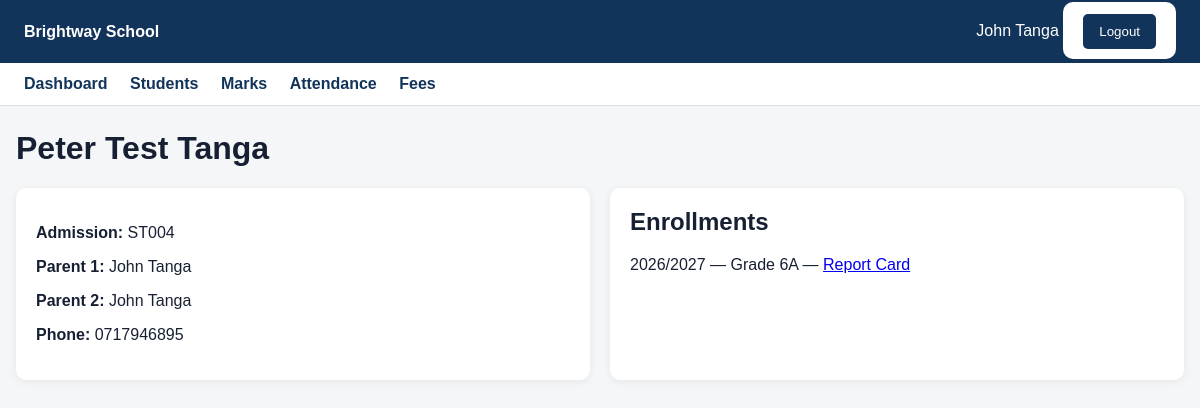
/students/3/ (signed in), run on the app's committed database.
### school/models.py (models this page shows, shortened)
class School(models.Model):
    name = models.CharField(max_length=200)
    address = models.TextField(blank=True)
    phone = models.CharField(max_length=50, blank=True)
    email = models.EmailField(blank=True)
    logo_url = models.URLField(blank=True)
    active = models.BooleanField(default=True)
    created_at = models.DateTimeField(auto_now_add=True)
    class Meta:
        ordering = ["name"]

class Student(models.Model):
    school = models.ForeignKey(School, on_delete=models.CASCADE, related_name="students")
    admission_number = models.CharField(max_length=50)
    first_name = models.CharField(max_length=100)
    middle_name = models.CharField(max_length=100, blank=True)
    last_name = models.CharField(max_length=100)
    date_of_birth = models.DateField(null=True, blank=True)
    GENDER = [("M", "Male"), ("F", "Female"), ("O", "Other")]
    gender = models.CharField(max_length=1, choices=GENDER, blank=True)
    parent_one = models.ForeignKey(ParentProfile, null=True, blank=True, on_delete=models.SET_NULL, related_name="children_as_parent_one")
    parent_two = models.ForeignKey(ParentProfile, null=True, blank=True, on_delete=models.SET_NULL, related_name="children_as_parent_two")
    phone = models.CharField(max_length=50, blank=True)
    address = models.TextField(blank=True)
    active = models.BooleanField(default=True)
    class Meta:
        ordering = ["first_name", "last_name"]
        constraints = [
            models.UniqueConstraint(fields=["school", "admission_number"], name="unique_school_admission")
        ]
    @property
    def full_name(self):
        return " ".join(x for x in [self.first_name, self.middle_name, self.last_name] if x).strip()

class ParentProfile(models.Model):
    user = models.OneToOneField(User, on_delete=models.CASCADE, related_name="parent_profile")
    school = models.ForeignKey(School, on_delete=models.CASCADE, related_name="parents")
    phone = models.CharField(max_length=50, blank=True)
    address = models.TextField(blank=True)
    active = models.BooleanField(default=True)
    def __str__(self):
        return self.user.get_full_name() or self.user.username

class Enrollment(models.Model):
    student = models.ForeignKey(Student, on_delete=models.CASCADE, related_name="enrollments")
    academic_year = models.ForeignKey(AcademicYear, on_delete=models.CASCADE, related_name="enrollments")
    school_class = models.ForeignKey(SchoolClass, on_delete=models.CASCADE, related_name="enrollments")
    admission_date = models.DateField()
    promoted = models.BooleanField(default=False)
    active = models.BooleanField(default=True)
    class Meta:
        constraints = [
            models.UniqueConstraint(fields=["student", "academic_year"], name="unique_student_year")
        ]

class AcademicYear(models.Model):
    school = models.ForeignKey(School, on_delete=models.CASCADE, related_name="academic_years")
    name = models.CharField(max_length=50)
    start_date = models.DateField()
    end_date = models.DateField()
    is_current = models.BooleanField(default=False)
    class Meta:
        ordering = ["-start_date"]
        constraints = [
            models.UniqueConstraint(fields=["school", "name"], name="unique_school_year")
        ]

class SchoolClass(models.Model):
    school = models.ForeignKey(School, on_delete=models.CASCADE, related_name="classes")
    name = models.CharField(max_length=100)
    level = models.PositiveIntegerField(default=0)
    active = models.BooleanField(default=True)
    class Meta:
        ordering = ["level", "name"]
        constraints = [
            models.UniqueConstraint(fields=["school", "name"], name="unique_school_class")
        ]

### school/views.py (the view)
# urls.py: path("students/<int:pk>/", views.student_detail, name="student_detail"),
@login_required
def student_detail(request, pk):
    school = user_school(request.user)
    student = get_object_or_404(Student, pk=pk, school=school)
    if hasattr(request.user, "parent_profile"):
        p = request.user.parent_profile
        if student.parent_one_id != p.id and student.parent_two_id != p.id:
            return redirect("students")
    enrollments = student.enrollments.select_related("academic_year","school_class").order_by("-academic_year__start_date")
    return render(request, "school/student_detail.html", {"school": school, "student": student, "enrollments": enrollments})

### school/views.py (called while the page is built)
def user_school(user):
    if hasattr(user, "teacher_profile"):
        return user.teacher_profile.school
    if hasattr(user, "parent_profile"):
        return user.parent_profile.school
    return School.objects.filter(active=True).first()

### school/templates/school/student_detail.html
{% extends "school/base.html" %}{% block title %}Student{% endblock %}
{% block content %}<h1>{{student.full_name}}</h1><div class="grid2"><div class="card"><p><b>Admission:</b> {{student.admission_number}}</p><p><b>Parent 1:</b> {{student.parent_one}}</p><p><b>Parent 2:</b> {{student.parent_two}}</p><p><b>Phone:</b> {{student.phone}}</p></div><div class="card"><h2>Enrollments</h2>{% for e in enrollments %}<p>{{e.academic_year.name}} — {{e.school_class.name}} — <a href="{% url 'report_card' e.id %}">Report Card</a></p>{% empty %}<p>No enrollments.</p>{% endfor %}</div></div>{% endblock %}

### school/templates/school/base.html (shortened to what this page needs)
{% load static %}
<!doctype html>
<html>
<head>
<link rel="stylesheet" href="{% static 'school/style.css' %}">
</head>
<body>
<header>
<div><strong>{{ school.name|default:"School Management System" }}</strong></div>
<div>
{% if request.user.is_authenticated %}
<span>{{ request.user.get_full_name|default:request.user.username }}</span>
<form method="post" action="{% url 'logout' %}" style="display:inline;">
{% csrf_token %}<button type="submit">Logout</button>
</form>
{% endif %}
</div>
</header>
{% if request.user.is_authenticated %}
<div class="nav">
<a href="{% url 'dashboard' %}">Dashboard</a>
<a href="{% url 'students' %}">Students</a>
<a href="{% url 'marks' %}">Marks</a>
<a href="{% url 'attendance' %}">Attendance</a>
<a href="{% url 'fees' %}">Fees</a>
</div>
{% endif %}
<div class="container">
{% block content %}{% endblock %}
</div>
</body>
</html>

### school/static/school/style.css (style rules this page uses)
* { box-sizing:border-box }
body { margin:0;font-family:Arial,Helvetica,sans-serif;background:#f4f6f8;color:#172033 }
header { background:#12345b;color:white;padding:14px 24px;display:flex;justify-content:space-between;align-items:center }
.container { max-width:1200px;margin:24px auto;padding:0 16px }
h1,h2 { margin-top:0 }
.card { background:white;border-radius:10px;padding:20px;box-shadow:0 2px 8px #0001 }
.nav { background:white;padding:12px 24px;border-bottom:1px solid #ddd }
.nav a { margin-right:18px;text-decoration:none;color:#12345b;font-weight:bold }
form { background:white;padding:20px;border-radius:10px }
button,.btn { display:inline-block;background:#12345b;color:white;border:0;padding:10px 16px;border-radius:5px;text-decoration:none;cursor:pointer }
.grid2 { display:grid;grid-template-columns:1fr 1fr;gap:20px }

### data on the page
School: name "Brightway School"
Student: full_name "Peter Test Tanga", admission_number "ST004", parent_one "John Tanga", parent_two "John Tanga", phone "0717946895"
Enrollment: academic_year.name "2026/2027", school_class.name "Grade 6A"

### other printed values
{{ request.user.get_full_name|default:request.user.username }} "John Tanga"
